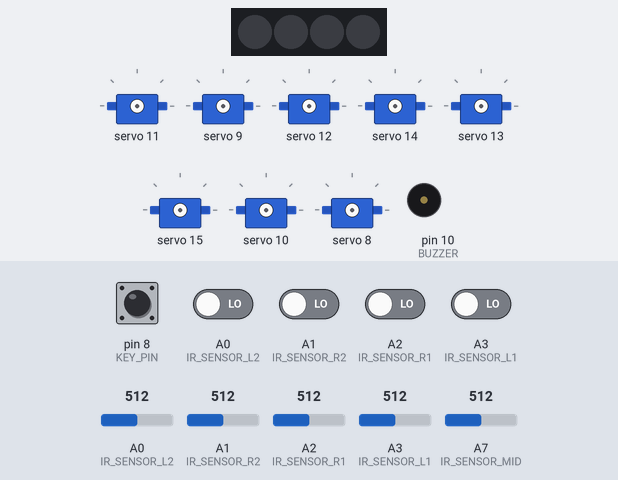
This sketch was run on a simulated Arduino Nano, built with avr-gcc and run on an emulated ATmega328P. Shown: 4 RGB LEDs in strip order, left to right, 8 × servo, buzzer (waves = sounding). The test bench sets the inputs (shaded band); at power-on: pin 8 (KEY_PIN) HIGH, A0 (IR_SENSOR_L2), A1 (IR_SENSOR_R2), A2 (IR_SENSOR_R1), A3 (IR_SENSOR_L1) LOW, A0 (IR_SENSOR_L2) = 512, A1 (IR_SENSOR_R2) = 512, A2 (IR_SENSOR_R1) = 512, A3 (IR_SENSOR_L1) = 512, A7 (IR_SENSOR_MID) = 512. The strip is taken to match the declared colour order.

Above: at 1.2 s.
1.3 s: pin 8 (KEY_PIN) pulled LOW for 0.15 s
At 2.4 s:
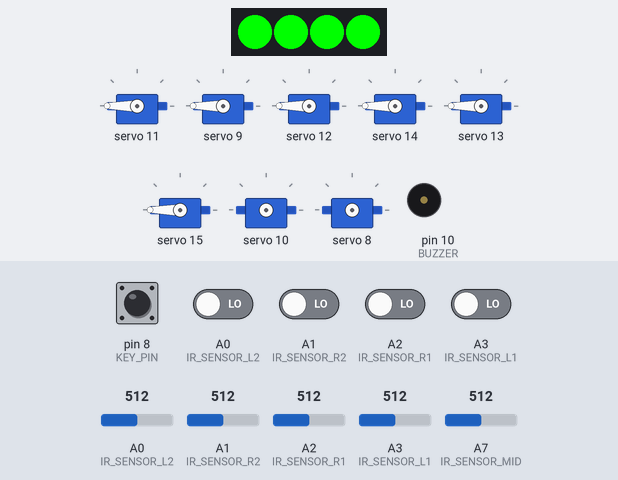
4.3 s: A3 (IR_SENSOR_L1) driven HIGH
At 5.2 s:
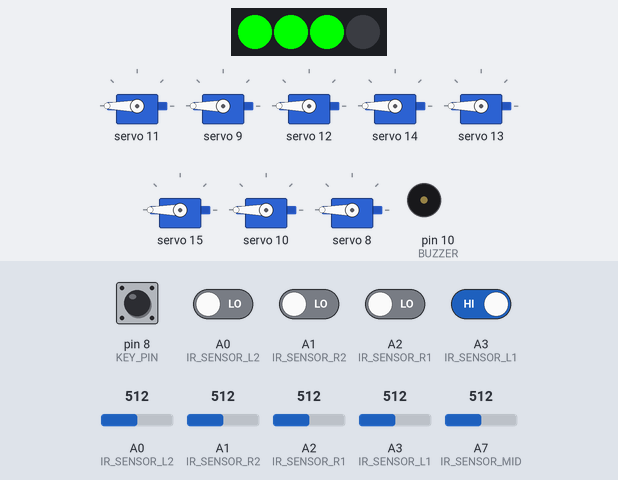
5.8 s: pin 8 (KEY_PIN) pulled LOW for 1 s
At 7.02 s:
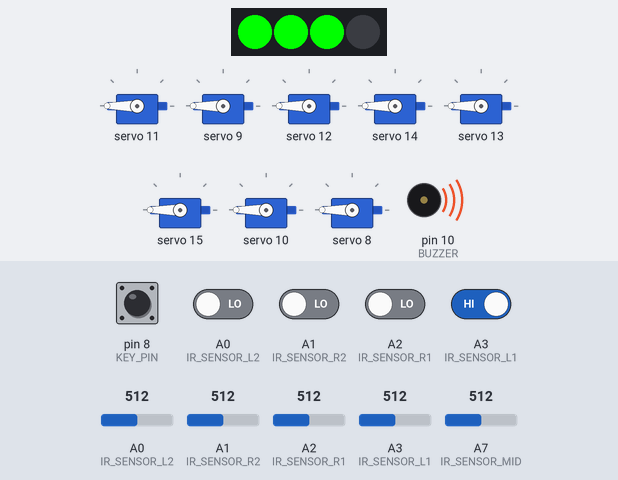
8.7 s: pin 8 (KEY_PIN) pulled LOW for 0.15 s
At 9.07 s:
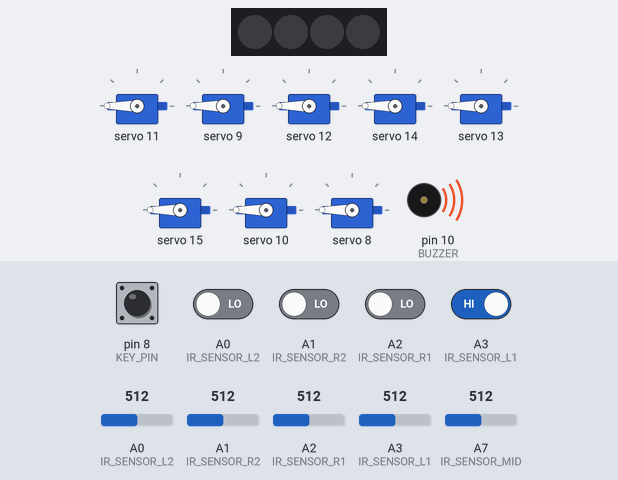
10.3 s: A0 (IR_SENSOR_L2) driven HIGH
At 11.5 s:
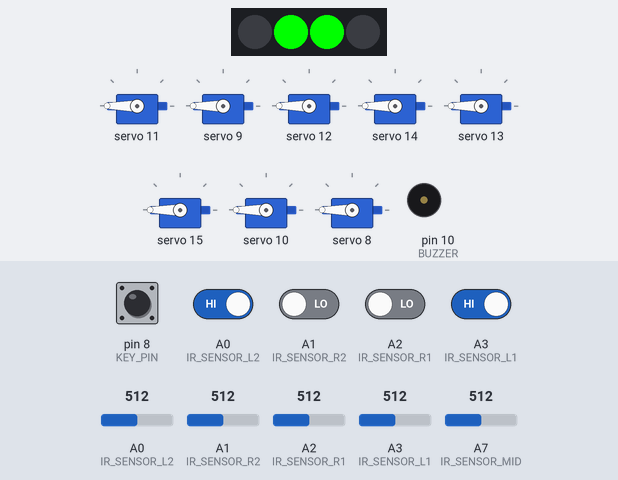
11.8 s: A1 (IR_SENSOR_R2) driven HIGH
At 12.6 s:
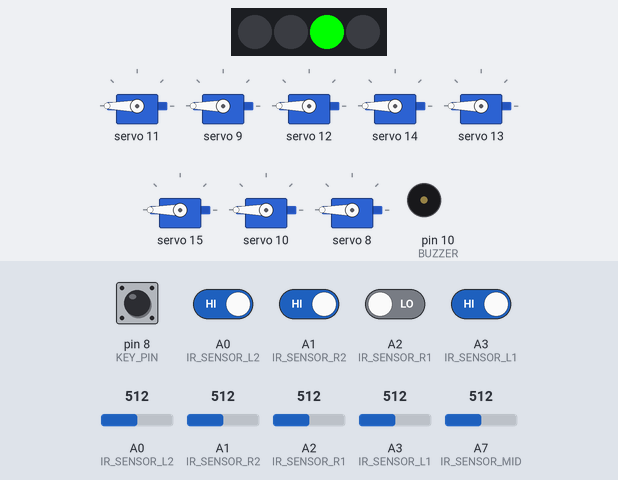
Timing chart, 0 to 14.3 s (numbered marks = the images above; inputs shaded):
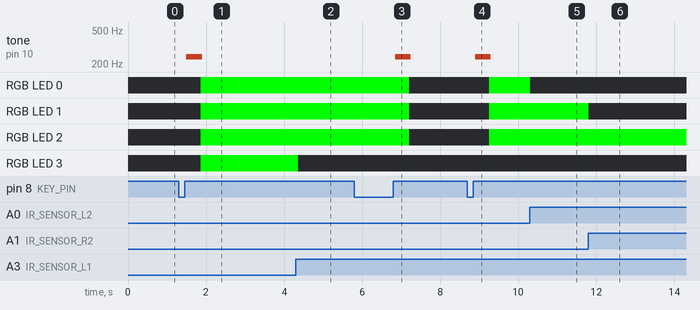

The sketch:

Obstacle.ino
```cpp
// (licence header left out)
#include <Arduino.h>
#include <Adafruit_PWMServoDriver.h>
#include <Adafruit_NeoPixel.h>
#include "Wire.h"

Adafruit_PWMServoDriver pwm = Adafruit_PWMServoDriver(0x40);

#define IR_SENSOR_L1 A3
#define IR_SENSOR_L2 A0
#define IR_SENSOR_R1 A2
#define IR_SENSOR_R2 A1
#define IR_SENSOR_MID A7

#define BUZZER 10 //Define buzzer pins
#define KEY_PIN 8 //Define K1 button pins
#define RGB_PIN 9 //Define RGB pins
#define MAX_LED 4 //Car with 4 RGB lights
Adafruit_NeoPixel strip = Adafruit_NeoPixel(MAX_LED, RGB_PIN, NEO_RGB + NEO_KHZ800);

/*car speed control*/
int CarSpeedControl = 60;

//button status
bool button_press = false;

/*Define variables to save the size of the data collected by the infrared sensor*/
int ir_L1;  //left front
int ir_L2;  //left rear
int ir_R1;  //right front
int ir_R2;  //right rear
int ir_Mid; //Middle front

/*Define variables to save whether the infrared sensor detects an obstacle*/
int dig_ir_l1; //left front
int dig_ir_l2; //left rear
int dig_ir_r1; //right front
int dig_ir_r2; //right rear

/**
* Function       run
* @author        chengengyue
* @date          2019.10.08
* @brief         advance
* @param[in]     Speed(0-160)
* @param[out]    void
* @retval        void
* @par History   no
*/
void run(int Speed)
{
  Speed = map(Speed, 0, 160, 0, 2560);
  pwm.setPWM(10, 0, Speed);    //Right front wheel Forward
  pwm.setPWM(11, 0, 0);
  pwm.setPWM(8, 0, Speed);     //Right rear wheel Forward
  pwm.setPWM(9, 0, 0);

  pwm.setPWM(13, 0, Speed);    //Left front wheel Forward
  pwm.setPWM(12, 0, 0);
  pwm.setPWM(15, 0, Speed);    //Left rear wheel Forward
  pwm.setPWM(14, 0, 0);
}

/**
* Function       brake
* @author        chengengyue
* @date          2019.10.08
* @brief         car stop
* @param[in]     void
* @param[out]    void
* @retval        void
* @par History   no
*/
void brake()
{
  pwm.setPWM(8, 0, 0);
  pwm.setPWM(9, 0, 0);
  pwm.setPWM(11, 0, 0);
  pwm.setPWM(10, 0, 0);

  pwm.setPWM(12, 0, 0);
  pwm.setPWM(13, 0, 0);
  pwm.setPWM(14, 0, 0);
  pwm.setPWM(15, 0, 0);
}

/**
* Function       back
* @author        chengengyue
* @date          2019.10.08
* @brief         car back
* @param[in]     Speed(0-160)
* @param[out]    void
* @retval        void
* @par History   no
*/
void back(int Speed)
{
  Speed = map(Speed, 0, 160, 0, 2560);
  pwm.setPWM(10, 0, 0);
  pwm.setPWM(11, 0, Speed);    //Right front wheel Reverse
  pwm.setPWM(8, 0, 0);
  pwm.setPWM(9, 0, Speed);     //Right  rear wheel Reverse

  pwm.setPWM(13, 0, 0);
  pwm.setPWM(12, 0, Speed);    //Left front wheel Reverse
  pwm.setPWM(15, 0, 0);
  pwm.setPWM(14, 0, Speed);    //Left rear wheel Reverse
}

/**
* Function       left
* @author        chengengyue
* @date          2019.10.08
* @brief         car left pan(A type wheel Reverse，B type wheel Forward)
* @param[in]     Speed(0-160)
* @param[out]    void
* @retval        void
* @par History   no
*/
void left(int Speed)
{
  Speed = map(Speed, 0, 160, 0, 2560);
  pwm.setPWM(10, 0, Speed);   //Right front wheel(B type) Forward
  pwm.setPWM(11, 0, 0);
  pwm.setPWM(8, 0, 0);
  pwm.setPWM(9, 0, Speed);    //Right rear wheel(A type) Reverse

  pwm.setPWM(13, 0, 0);
  pwm.setPWM(12, 0, Speed);   //Left front wheel (A type) Reverse
  pwm.setPWM(15, 0, Speed);   //Left rear wheel(B type) Forward
  pwm.setPWM(14, 0, 0);
}

/**
* Function       right
* @author        chengengyue
* @date          2019.10.08
* @brief         car right pan(A type wheel Forward，B type wheel Reverse)
* @param[in]     Speed(0-160)
* @param[out]    void
* @retval        void
* @par History   no
*/
void right(int Speed)
{
  Speed = map(Speed, 0, 160, 0, 2560);
  pwm.setPWM(10, 0, 0);
  pwm.setPWM(11, 0, Speed);   //Right front wheel(B type) Reverse
  pwm.setPWM(8, 0, Speed);    //Right rear wheel(A type) Forward
  pwm.setPWM(9, 0, 0);

  pwm.setPWM(13, 0, Speed);   //Left front wheel(A type) Forward
  pwm.setPWM(12, 0, 0);
  pwm.setPWM(15, 0, 0);
  pwm.setPWM(14, 0, Speed);   //Left rear wheel(B type) Reverse
}

/**
* Function       spin_left
* @author        chengengyue
* @date          2019.10.08
* @brief         car spin left(Left wheel Reverse,Right wheel Forward)
* @param[in]     Speed
* @param[out]    void
* @retval        void
* @par History   no
*/
void spin_left(int Speed)
{
  Speed = map(Speed, 0, 160, 0, 2560);
  pwm.setPWM(10, 0, Speed);   //Right front wheel Forward
  pwm.setPWM(11, 0, 0);
  pwm.setPWM(8, 0, Speed);    //Right rear wheel Forward
  pwm.setPWM(9, 0, 0);

  pwm.setPWM(13, 0, 0);
  pwm.setPWM(12, 0, Speed);   //Left front wheel  Reserve
  pwm.setPWM(15, 0, 0);
  pwm.setPWM(14, 0, Speed);   //Left rear wheel  Reserve
}

/**
* Function       spin_right
* @author        chengengyue
* @date          2019.06.25
* @brief         car spin right(Left wheel Forward,Right wheel Reverse)
* @param[in]     Speed
* @param[out]    void
* @retval        void
* @par History   no
*/
void spin_right(int Speed)
{
  Speed = map(Speed, 0, 160, 0, 2560);
  pwm.setPWM(10, 0, 0);
  pwm.setPWM(11, 0, Speed);   //Right front wheel Reserve
  pwm.setPWM(8, 0, 0);
  pwm.setPWM(9, 0, Speed);    //Right rear wheel Reserve

  pwm.setPWM(13, 0, Speed);   //Left front wheel Forward
  pwm.setPWM(12, 0, 0);
  pwm.setPWM(15, 0, Speed);   //Left rear wheel Forward
  pwm.setPWM(14, 0, 0);
}

/**
* Function       clearRGB
* @author        chengengyue
* @date          2019.10.08
* @brief         Turn off onboard RGB light
* @param[in1]    void
* @param[out]    void
* @retval        void
* @par History   no
*/
void clearRGB()
{
  uint32_t color = strip.Color(0, 0, 0);
  for (uint8_t i = 0; i < MAX_LED; i++)
  {
    strip.setPixelColor(i, color);
  }
  strip.show();
}

/**
* Function       showRGB
* @author        chengengyue
* @date          2019.10.08
* @brief
* @param[in1]    num  Select the serial number of the RGB.
*                     If it is greater than or equal to the maximum number of the RGB, it will be fully illuminated.
* @param[in2]    R    R value(0~255)
* @param[in3]    G    G value(0~255)
* @param[in4]    B    B value(0~255)
* @param[out]    void
* @retval        void
* @par History   no
*/
void showRGB(int num, int R, int G, int B)
{
  uint32_t color = strip.Color(G, R, B);
  if (num > MAX_LED - 1)  //All RGB be illuminated
  {
    for (int i = 0; i < MAX_LED; i++)
    {
      strip.setPixelColor(i, color);
    }
  }
  else                   //Lighting a RGB separately
  {
    strip.setPixelColor(num, color);
  }
  strip.show();
}

/**
* Function       keyscan
* @author        chengengyue
* @date          2019.10.08
* @brief         key scan
* @param[in1]    void
* @retval        void
* @par History   no
*/
void keyscan()
{
  int val;
  val = digitalRead(KEY_PIN); //Read the digital 8-port level value assigned to val
  if (val == LOW)             //When the button is pressed
  {
    delay(10);                  //Delayed debounce
    val = digitalRead(KEY_PIN); //Read button status again
    while (val == LOW)
    {
      val = digitalRead(KEY_PIN); //Third read button status
      if (val == HIGH)            //Determine if the button is released, release it to execute
      {
        button_press = !button_press;
        whistle();
        return;
      }
    }
  }
}

/*
* Function       whistle
* @author        chengengyue
* @date          2019.10.08
* @brief
* @param[in]     void
* @param[out]    void
* @retval        void
* @par History
*/
void whistle()
{
  for (int i = 0; i < 100; i++)
  {
    digitalWrite(BUZZER, HIGH); //sound
    delay(3);
    digitalWrite(BUZZER, LOW);  //no sound
    delay(1);
  }
}


/**
* Function       ir_rgb
* @author        chengengyue
* @date          2019.10.08
* @brief
* @param[in]     void
* @param[out]    void
* @retval        void
* @par History   no
*/
void ir_rgb()
{
  //Read IR sensor if detect obstacle
	dig_ir_l1 = digitalRead(IR_SENSOR_L1);
	dig_ir_l2 = digitalRead(IR_SENSOR_L2);
	dig_ir_r1 = digitalRead(IR_SENSOR_R1);
	dig_ir_r2 = digitalRead(IR_SENSOR_R2);

  //If sensor detected the obstacle,the RGB light next to it lights up red.
	if (dig_ir_l1 == LOW)
		showRGB(3, 255, 0, 0);
	else
		showRGB(3, 0, 0, 0);

	if (dig_ir_l2 == LOW)
		showRGB(0, 255, 0, 0);
	else
		showRGB(0, 0, 0, 0);

	if (dig_ir_r1 == LOW)
		showRGB(2, 255, 0, 0);
	else
		showRGB(2, 0, 0, 0);

	if (dig_ir_r2 == LOW)
		showRGB(1, 255, 0, 0);
	else
		showRGB(1, 0, 0, 0);
}

/**
* Function       obstacle
* @author        chengengyue
* @date          2019.10.08
* @brief
* @param[in]     void
* @param[out]    void
* @retval        void
* @par History
*/
void obstacle()
{
  //Read IR sensor data
	dig_ir_l1 = digitalRead(IR_SENSOR_L1);
	dig_ir_l2 = digitalRead(IR_SENSOR_L2);
	dig_ir_r1 = digitalRead(IR_SENSOR_R1);
	dig_ir_r2 = digitalRead(IR_SENSOR_R2);
	ir_Mid = analogRead(IR_SENSOR_MID) / 10;
	ir_L1 = analogRead(IR_SENSOR_L1) / 10;
	ir_L2 = analogRead(IR_SENSOR_L2) / 10;
	ir_R1 = analogRead(IR_SENSOR_R1) / 10;
	ir_R2 = analogRead(IR_SENSOR_R2) / 10;

  //According to the situation detected by the sensor, the corresponding obstacle avoidance movement is made.
	if (ir_Mid < 80 && ir_L1 < 30 && ir_R1 < 30 && ir_R2 < 30)
	{
		turn_direction(-1);
	}
	else if (ir_Mid < 80 && ir_L1 < 30 && ir_R1 < 30 && ir_L2 < 30)
	{
		turn_direction(1);
	}
	else if (ir_Mid < 80 && ir_L1 < 40 && ir_R1 < 40)
	{
		back(CarSpeedControl);
		delay(100);
		turn_direction(2);
	}
	else if (ir_L1 < 40 && ir_R1 < 40)
	{
		run(CarSpeedControl);
		delay(100);
	}
	else if (ir_L1 < 40 && ir_L2 < 40)
	{
		right(CarSpeedControl);
	}
	else if (ir_Mid < 80 && ir_L1 < 40 && ir_L2 < 40)
	{
		right(CarSpeedControl);
	}
	else if (ir_R1 < 40 && ir_R2 < 40)
	{
		left(CarSpeedControl);
	}
	else if (ir_Mid < 80 && ir_R1 < 40 && ir_R2 < 40)
	{
		left(CarSpeedControl);
	}
	else if (ir_Mid < 80 && dig_ir_l1 == LOW && dig_ir_r1 == HIGH)
	{
		spin_right(CarSpeedControl);
	}
	else if (ir_Mid < 80 && dig_ir_l1 == HIGH && dig_ir_r1 == LOW)
	{
		spin_left(CarSpeedControl);
	}
	else if (dig_ir_l1 == HIGH && dig_ir_r1 == LOW)
	{
		spin_left(CarSpeedControl);
	}
	else if (dig_ir_l1 == LOW && dig_ir_r1 == HIGH)
	{
		spin_right(CarSpeedControl);
	}
	else if (ir_Mid < 90)
	{
		back(CarSpeedControl);
		delay(100);
		turn_direction(2);
	}
	else   //In other cases, the car keeps going straight.
	{
		run(CarSpeedControl);
	}
}

/**
* Function       turn_direction
* @author        chengengyue
* @date          2019.10.08
* @brief         car turn_direction
* @param[in]     degree
* @param[out]    void
* @retval        void
* @par History   no
*/
void turn_direction(int degree)
{
	switch (degree)
	{
	case 1:
		spin_right(65);
		delay(200);
		brake();
		delay(1);
		break;
	case 2:
		spin_right(65);
		delay(380);
		brake();
		delay(1);
		break;
	case -1:
		spin_left(65);
		delay(200);
		brake();
		delay(1);
		break;
	case -2:
		spin_left(65);
		delay(380);
		brake();
		delay(1);
		break;

	default:
		break;
	}
}

/**
* Function       setup
* @author        chengengyue
* @date          2019.10.08
* @brief         Initialization setting
* @param[in]     void
* @retval        void
* @par History   no
*/
void setup()
{
  pinMode(KEY_PIN, INPUT_PULLUP);
  pinMode(BUZZER, OUTPUT);
  pinMode(IR_SENSOR_L1, INPUT);
  pinMode(IR_SENSOR_L2, INPUT);
  pinMode(IR_SENSOR_R1, INPUT);
  pinMode(IR_SENSOR_R2, INPUT);
  pinMode(IR_SENSOR_MID, INPUT);

  //Enable I2C communication
  Wire.begin();

  strip.begin();
  strip.show();
  clearRGB();
  pwm.begin();
  pwm.setPWMFreq(60); // Analog servos run at ~60 Hz updates
  brake();
}
/**
* Function       loop
* @author        chengengyue
* @date          2019.10.08
* @brief         main function
* @param[in]     void
* @param[out]    void
* @retval        void
* @par History   no
*/
void loop()
{
  keyscan();
  if (button_press)
  {
    ir_rgb();
    obstacle(); // start avoid mode
  }
  else
  {
    brake();
    clearRGB();
  }
}
```

Measured:
- after the input at 1.3 s, tone on pin 10 (BUZZER): silent → 243 Hz after 0.20 s, → silent 0.40 s later; RGB LED 0–3: off → RGB(0, 255, 0) after 0.56 s
- after the input at 4.3 s, RGB LED 3: RGB(0, 255, 0) → off after 0.06 s
- after the input at 5.8 s, tone on pin 10 (BUZZER): silent → 243 Hz after 1.0 s, → silent 0.40 s later; RGB LED 0–2: RGB(0, 255, 0) → off after 1.4 s
- after the input at 8.7 s, tone on pin 10 (BUZZER): silent → 243 Hz after 0.20 s, → silent 0.40 s later; RGB LED 0–2: off → RGB(0, 255, 0) after 0.56 s
- after the input at 10.3 s, RGB LED 0: RGB(0, 255, 0) → off at once
- after the input at 11.8 s, RGB LED 1: RGB(0, 255, 0) → off at once
